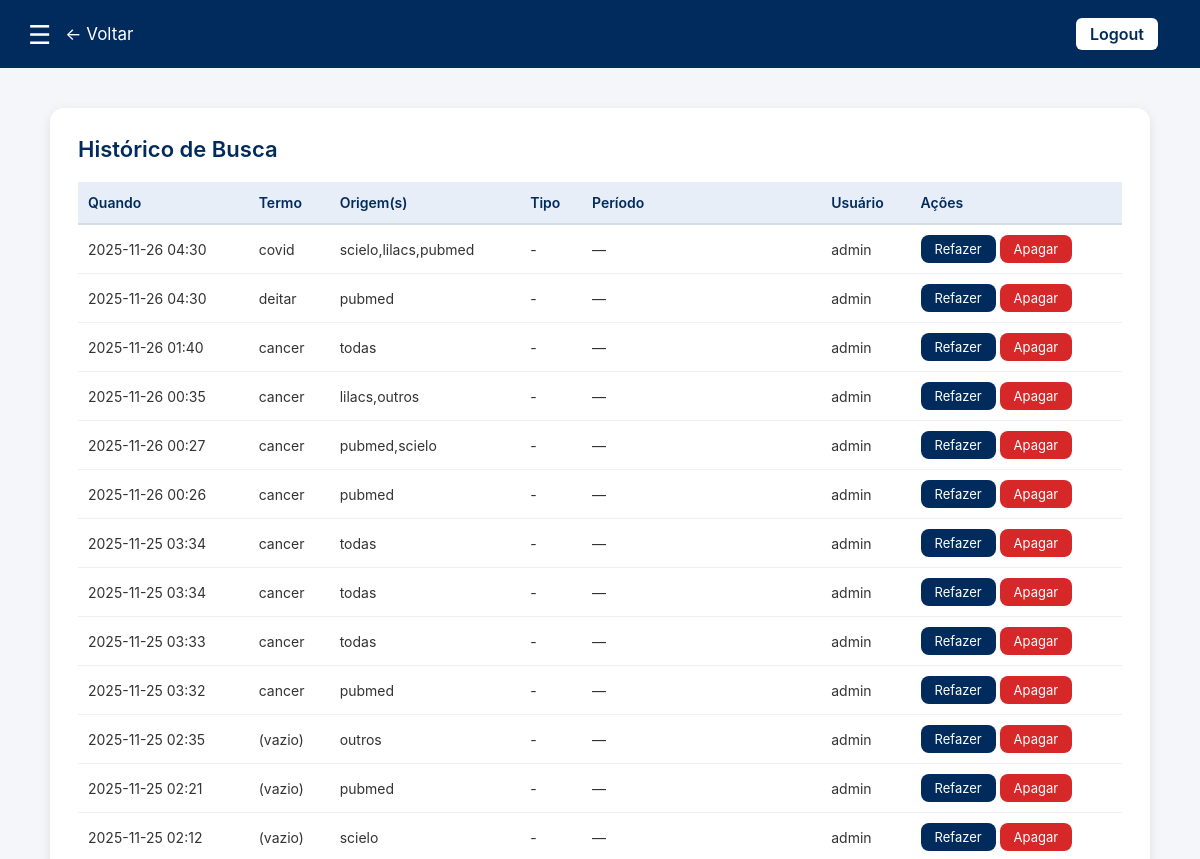
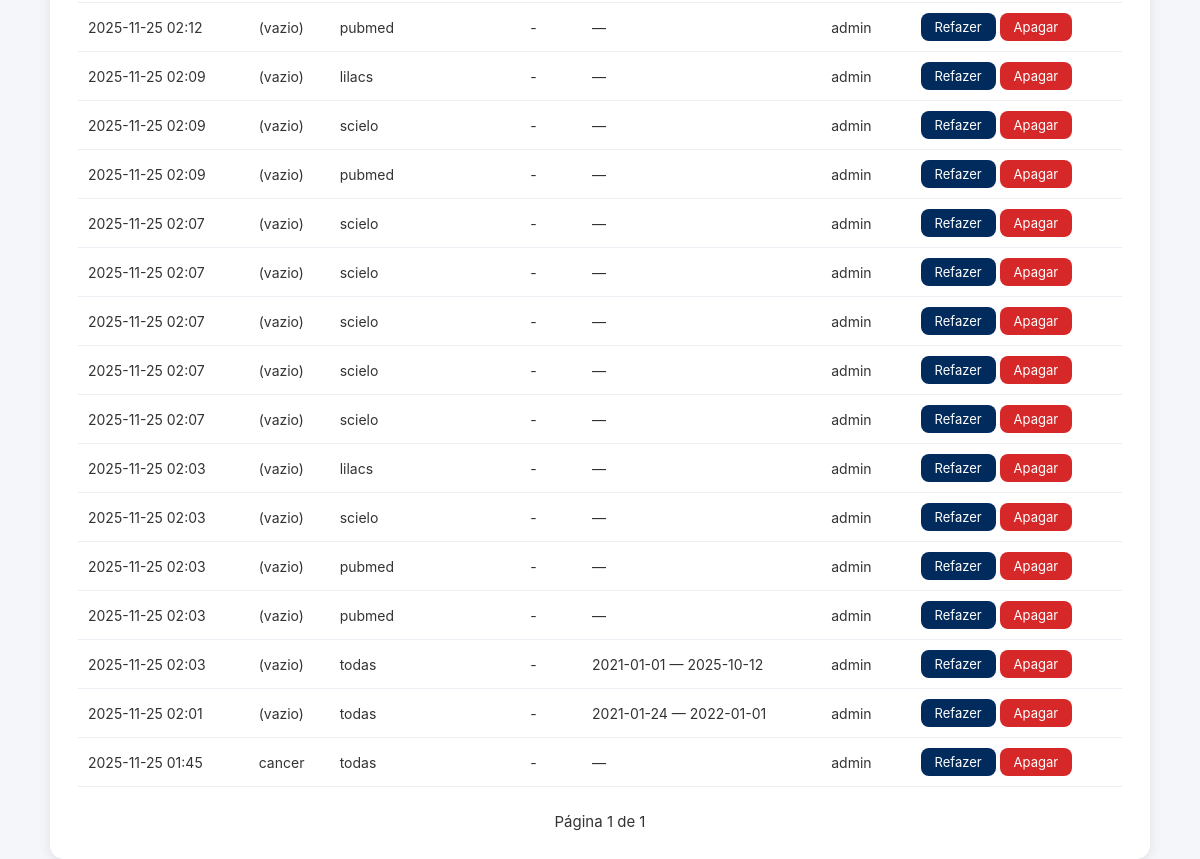
Before: /historico/?page=3 (signed in) with the older database file (2 pictures, top to bottom).
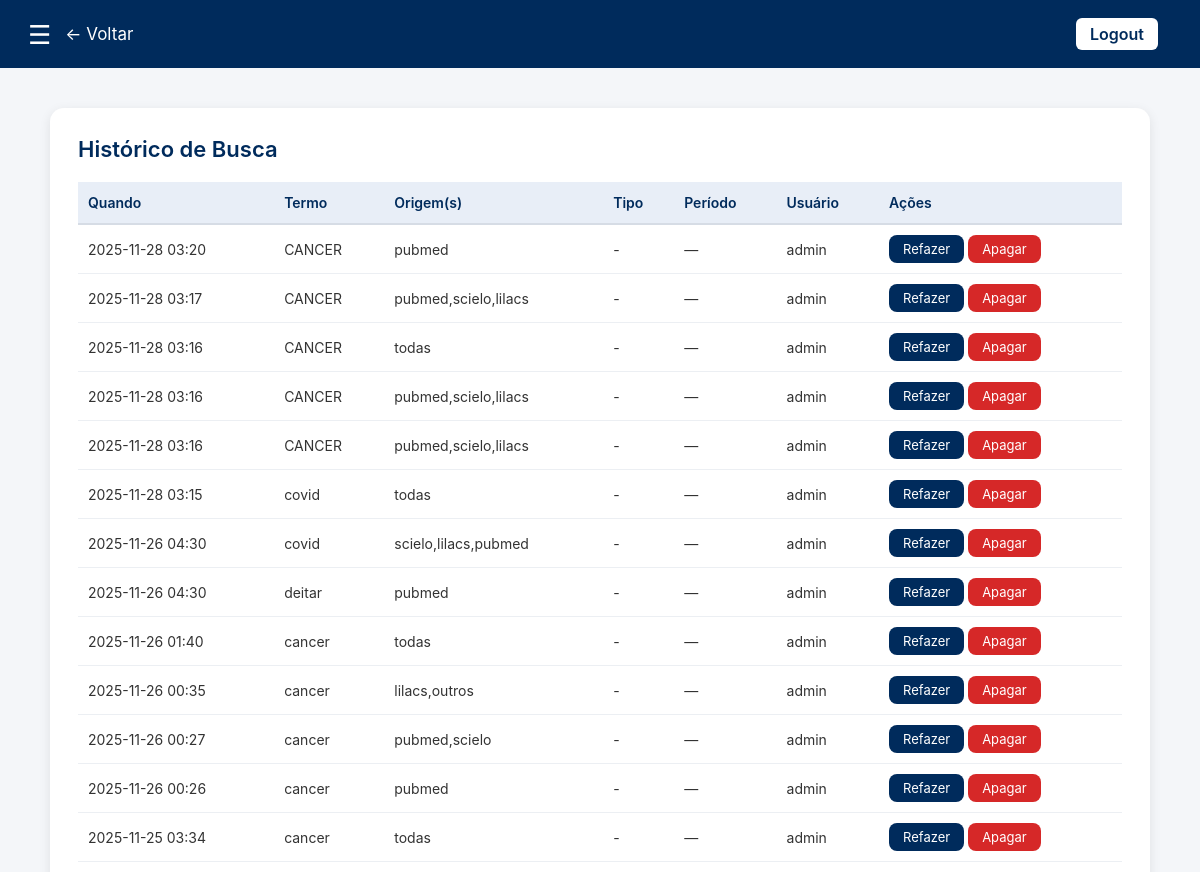
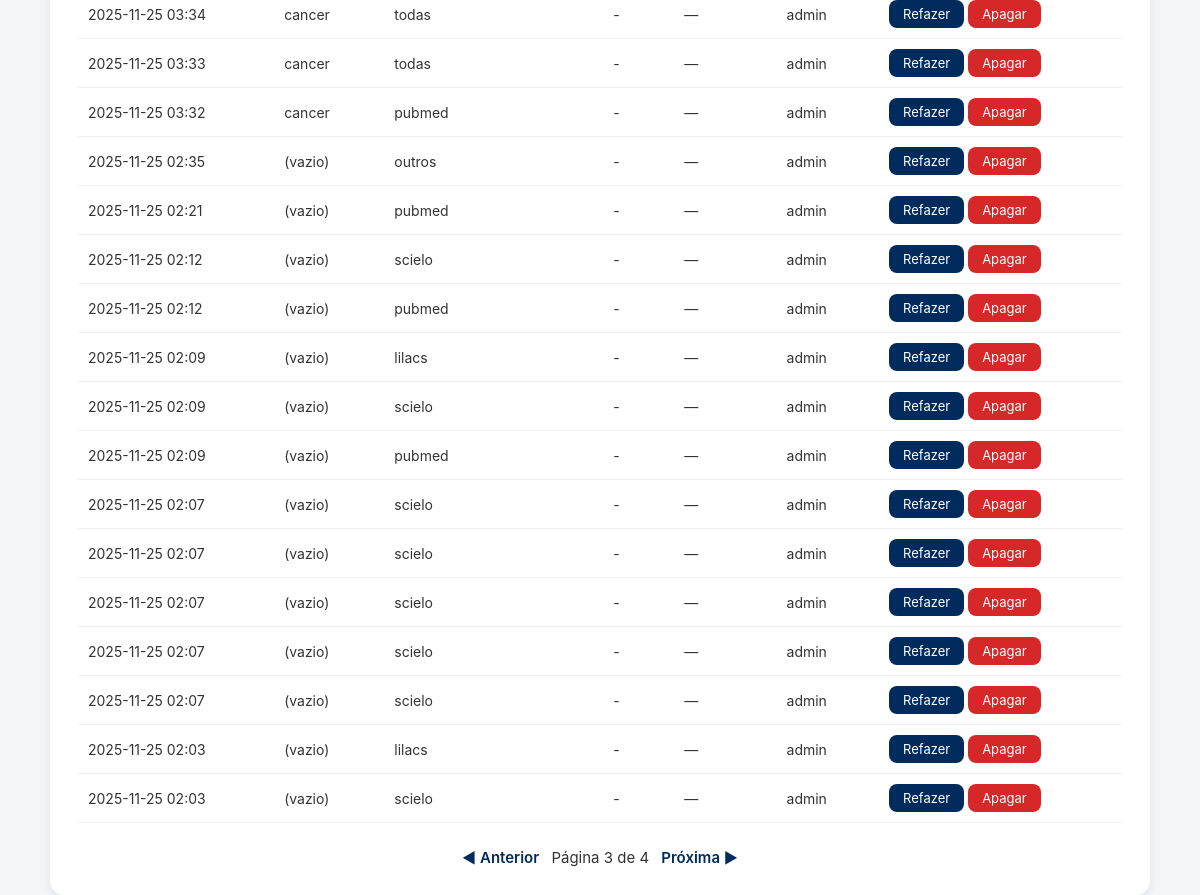
After: the same page with the newer database file (2 pictures, top to bottom).
### busca/models.py (models this page shows, shortened)
class SearchHistory(models.Model):
    user = models.ForeignKey(
        settings.AUTH_USER_MODEL,
        null=True,
        blank=True,
        on_delete=models.SET_NULL,
        help_text="Usuário que executou a busca (se autenticado)"
    )
    termo = models.CharField("termo", max_length=500, blank=True)
    origem = models.CharField("origem(s)", max_length=200, blank=True)   # ex: "pubmed,scielo"
    tipo = models.CharField("tipo", max_length=50, blank=True)           # autor / titulo / tema
    data_inicio = models.DateField("data início", null=True, blank=True)
    data_fim = models.DateField("data fim", null=True, blank=True)
    query_string = models.TextField("query string", blank=True)
    created_at = models.DateTimeField(auto_now_add=True)
    class Meta:
        verbose_name = "Histórico de Busca"
        verbose_name_plural = "Histórico de Buscas"
        ordering = ["-created_at"]

### busca/views.py (the view)
# urls.py: path("historico/", views.historico, name="historico"),
@login_required
def historico(request):
    qs = SearchHistory.objects.filter(user=request.user).order_by("-id")
    paginator = Paginator(qs, 30)
    page = request.GET.get("page", 1)
    page_obj = paginator.get_page(page)
    return render(request, "busca/historico.html", {
        "page_obj": page_obj
    })

### busca/templates/busca/historico.html (shortened to what this page needs)
{% load static %}
<!doctype html>
<html lang="pt-br">
<head>
</head>
<body>
<header>
    <div class="menu-left">
        <div class="menu-icon" id="menuBtn">☰</div>
        <a href="{% url 'home' %}" style="color:white; text-decoration:none; font-size:17px;">← Voltar</a>
    </div>
    <div style="display: flex; align-items: center; gap: 14px;">
        {% if user.is_authenticated %}
            <a href="/logout/" class="login-btn">Logout</a>
        {% else %}
            <a href="{% url 'login' %}" class="login-btn">Login</a>
        {% endif %}
    </div>
</header>
<div class="container">
    <div class="results-box">
        <h2>Histórico de Busca</h2>
        {% if page_obj.object_list %}
            <table class="history-table">
                <thead>
                    <tr>
                        <th>Quando</th>
                        <th>Termo</th>
                        <th>Origem(s)</th>
                        <th>Tipo</th>
                        <th>Período</th>
                        <th>Usuário</th>
                        <th>Ações</th>
                    </tr>
                </thead>
                <tbody>
                    {% for h in page_obj.object_list %}
                        <tr>
                            <td style="white-space:nowrap;">{{ h.created_at|date:"Y-m-d H:i" }}</td>
                            <td>{{ h.termo|default:"(vazio)" }}</td>
                            <td>{{ h.origem|default:"todas" }}</td>
                            <td>{{ h.tipo|default:"-" }}</td>
                            <td>
                                {% if h.data_inicio or h.data_fim %}
                                    {{ h.data_inicio|date:"Y-m-d" }} — {{ h.data_fim|date:"Y-m-d" }}
                                {% else %}
                                    —
                                {% endif %}
                            </td>
                            <td>
                                {% if h.user %}
                                    {{ h.user.username }}
                                {% else %}
                                    anônimo
                                {% endif %}
                            </td>
                            <td>
                                <a href="{% url 'resultados' %}?{{ h.query_string }}" class="btn">Refazer</a>
                                <a href="{% url 'apagar_historico' h.id %}"
                                   class="btn-delete"
                                   onclick="return confirm('Tem certeza que deseja apagar esta pesquisa?');">
                                    Apagar
                                </a>
                            </td>
                        </tr>
                    {% endfor %}
                </tbody>
            </table>
            <div class="pagination">
                {% if page_obj.has_previous %}
                    <a href="?page={{ page_obj.previous_page_number }}">◀ Anterior</a>
                {% endif %}
                Página {{ page_obj.number }} de {{ page_obj.paginator.num_pages }}
                {% if page_obj.has_next %}
                    <a href="?page={{ page_obj.next_page_number }}">Próxima ▶</a>
                {% endif %}
            </div>
        {% else %}
            <div class="no-history">
                Nenhuma busca registrada ainda.
            </div>
        {% endif %}
    </div>
</div>
</body>
</html>

Changed rows visible on the page:
no longer on this page (row unchanged): SearchHistory: created_at "2025-11-25 02:03", termo "(vazio)", origem "pubmed", tipo "-", user.username "admin"
no longer on this page (row unchanged): SearchHistory: created_at "2025-11-25 02:03", termo "(vazio)", origem "pubmed", tipo "-", user.username "admin"
no longer on this page (row unchanged): SearchHistory: created_at "2025-11-25 02:03", termo "(vazio)", origem "todas", tipo "-", data_inicio "2021-01-01", data_fim "2025-10-12", user.username "admin"
no longer on this page (row unchanged): SearchHistory: created_at "2025-11-25 02:01", termo "(vazio)", origem "todas", tipo "-", data_inicio "2021-01-24", data_fim "2022-01-01", user.username "admin"
no longer on this page (row unchanged): SearchHistory: created_at "2025-11-25 01:45", termo "cancer", origem "todas", tipo "-", user.username "admin"
added SearchHistory: created_at "2025-11-28 03:20", termo "CANCER", origem "pubmed", tipo "-", user.username "admin"
added SearchHistory: created_at "2025-11-28 03:17", termo "CANCER", origem "pubmed,scielo,lilacs", tipo "-", user.username "admin"
added SearchHistory: created_at "2025-11-28 03:16", termo "CANCER", origem "todas", tipo "-", user.username "admin"
added SearchHistory: created_at "2025-11-28 03:16", termo "CANCER", origem "pubmed,scielo,lilacs", tipo "-", user.username "admin"
added SearchHistory: created_at "2025-11-28 03:16", termo "CANCER", origem "pubmed,scielo,lilacs", tipo "-", user.username "admin"
added SearchHistory: created_at "2025-11-28 03:15", termo "covid", origem "todas", tipo "-", user.username "admin"
Other visible differences:
{{ page_obj.number }}: "1" → "3"
{{ page_obj.paginator.num_pages }}: "1" → "4"
text now shown: "◀ Anterior Próxima ▶"
